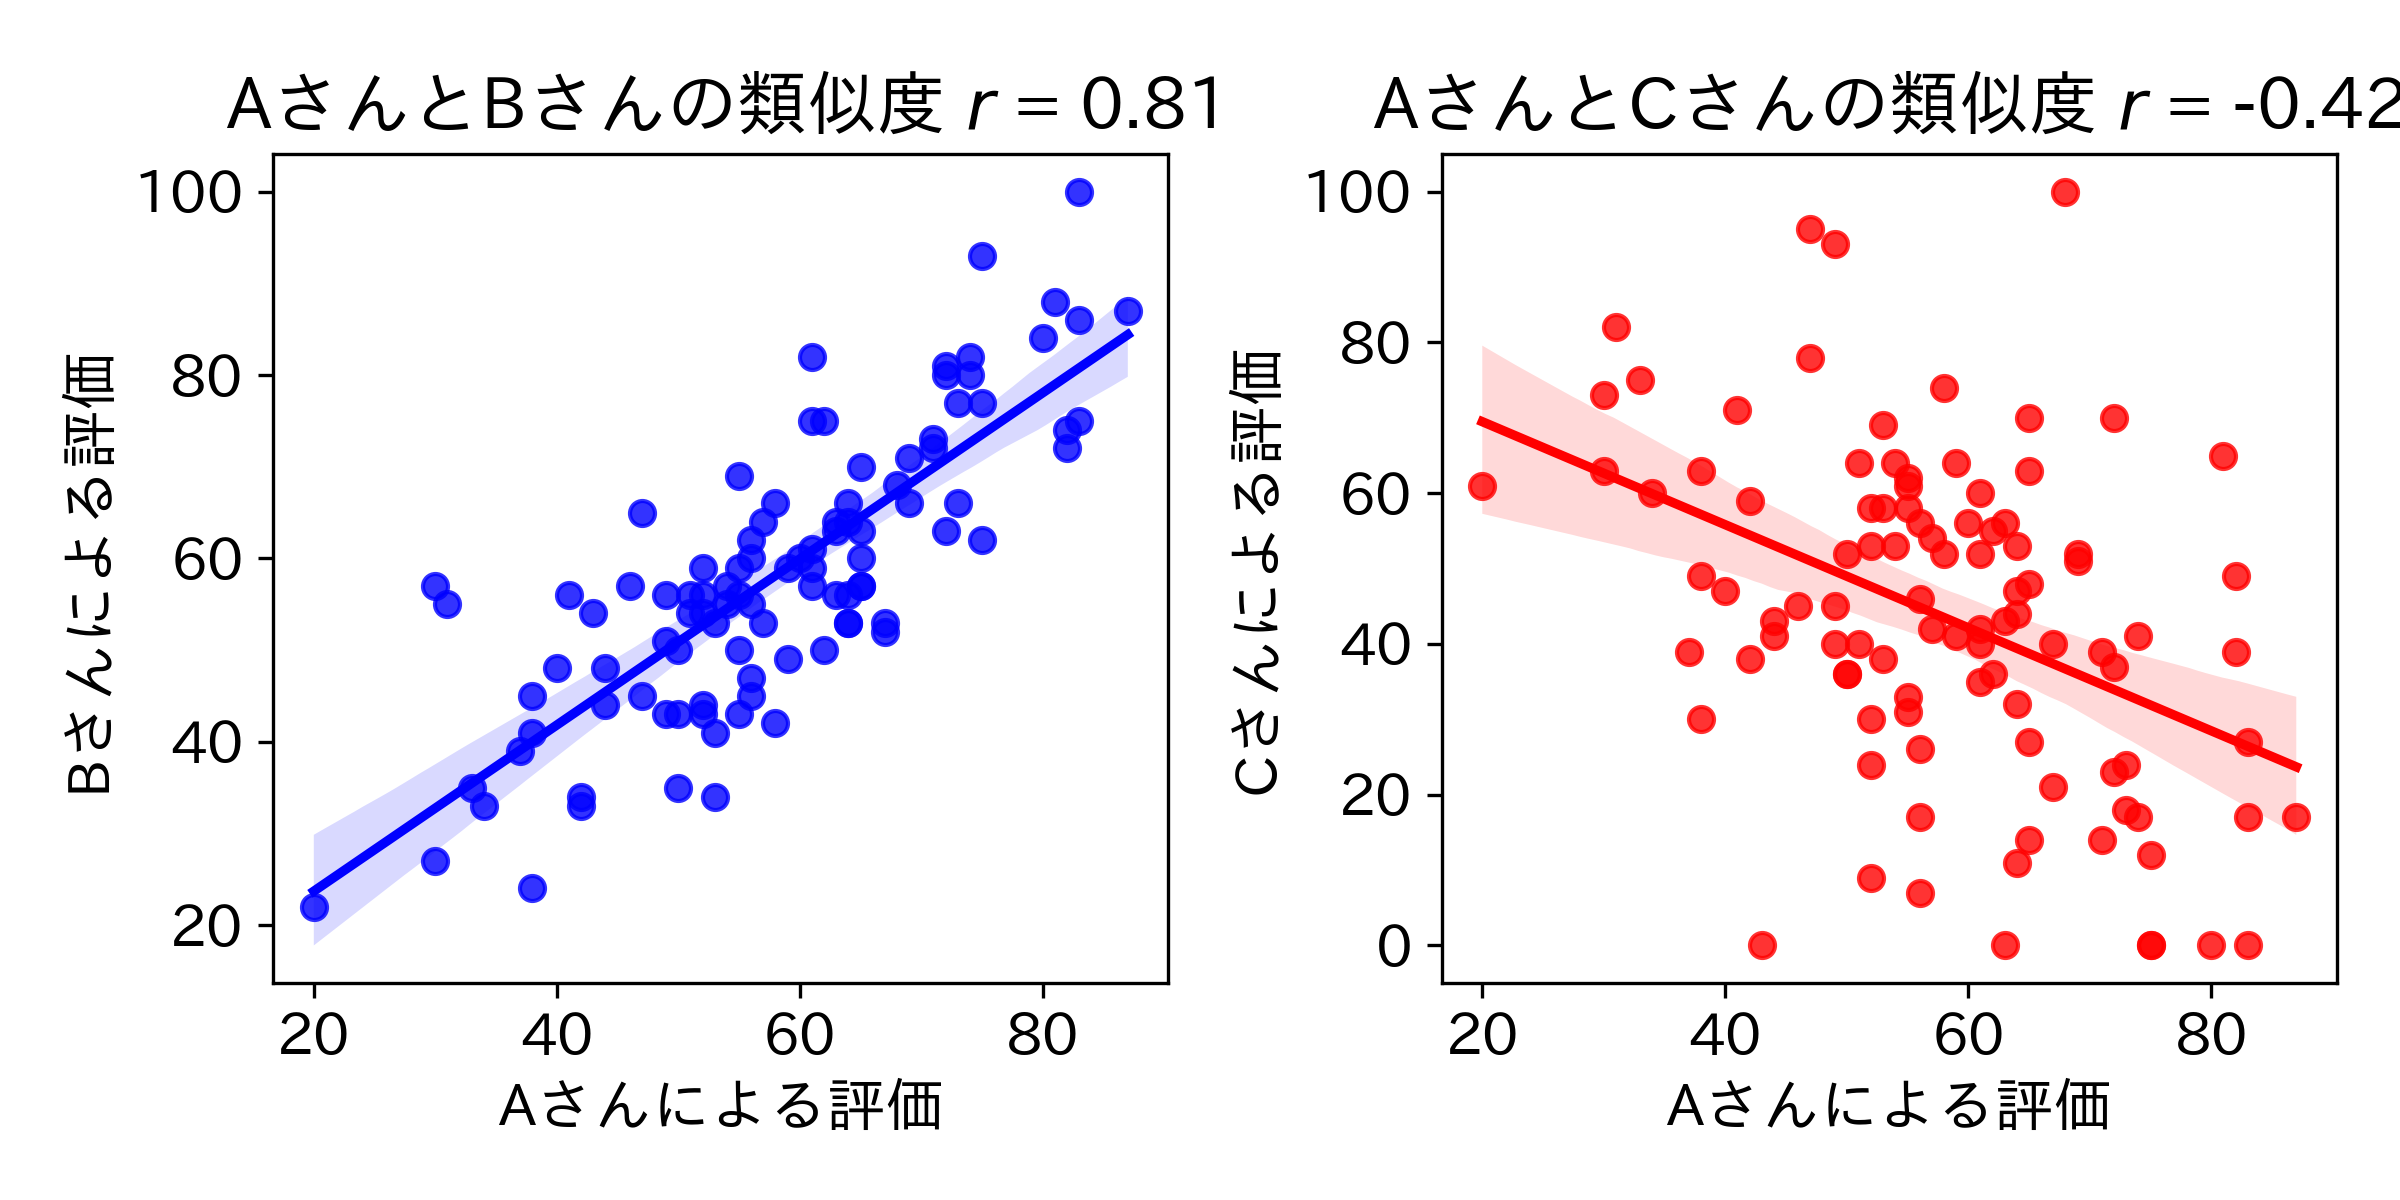

Python code for this plot:
import numpy as np  # 数値演算のためのNumPy
import matplotlib.pyplot as plt  # グラフ描画のためのMatplotlib
import seaborn as sns  # グラフ作成のためのSeaborn
from scipy.stats import linregress  # 線形回帰のためのSciPy
import japanize_matplotlib  # 日本語化のためのライブラリ

plt.rcParams['font.size'] = 14  # フォントサイズを設定

# シード値の設定
np.random.seed(42)

# 書籍の数
n_books = 100

# Aさんのレビュー
a_scores = np.random.normal(loc=60, scale=15, size=n_books).astype(int)
a_scores = np.clip(a_scores, 0, 100)  # 0から100の範囲にクリップ（0以下は0に、100以上は100にする）

# Bさんのレビュー（Aさんと高い相関）
b_scores = a_scores + np.random.normal(loc=0, scale=10, size=n_books).astype(int)
b_scores = np.clip(b_scores, 0, 100)  # 0から100の範囲にクリップ

# Cさんのレビュー（Aさんと緩い逆相関）
c_scores = 100 - a_scores + np.random.normal(loc=0, scale=20, size=n_books).astype(int)
c_scores = np.clip(c_scores, 0, 100)  # 0から100の範囲にクリップ

print('Aさんのレビュー\tBさんのレビュー\tCさんのレビュー')
for a, b, c in zip(a_scores, b_scores, c_scores):
    print(f'{a}\t\t\t{b}\t\t\t{c}')

# 相関係数の計算
corr_ab = np.corrcoef(a_scores, b_scores)[0, 1]
corr_ac = np.corrcoef(a_scores, c_scores)[0, 1]


# 線形回帰の描画
fig, axes = plt.subplots(1, 2, figsize=(8, 4))
sns.regplot(x=a_scores, y=b_scores, ax=axes[0], color='blue')  # AさんとBさんのレビューの散布図と線形回帰直線を描画
axes[0].set_title(f'AさんとBさんの類似度 $r$ = {corr_ab:.2f}')  # タイトルを設定
axes[0].set_xlabel('Aさんによる評価')  # x軸ラベルを設定
axes[0].set_ylabel('Bさんによる評価')  # y軸ラベルを設定

sns.regplot(x=a_scores, y=c_scores, ax=axes[1], color='red')  # AさんとCさんのレビューの散布図と線形回帰直線を描画
axes[1].set_title(f'AさんとCさんの類似度 $r$ = {corr_ac:.2f}')  # タイトルを設定
axes[1].set_xlabel('Aさんによる評価')  # x軸ラベルを設定
axes[1].set_ylabel('Cさんによる評価')  # y軸ラベルを設定


# 相対スコアを元にコサイン類似度を計算してみる（可視化には無関係）
a_scores_rel = a_scores - np.mean(a_scores)
b_scores_rel = b_scores - np.mean(b_scores)
c_scores_rel = c_scores - np.mean(c_scores)

cos_sim_ab = np.dot(a_scores_rel, b_scores_rel) / (np.linalg.norm(a_scores_rel) * np.linalg.norm(b_scores_rel))
cos_sim_ac = np.dot(a_scores_rel, c_scores_rel) / (np.linalg.norm(a_scores_rel) * np.linalg.norm(c_scores_rel))
print(f'コサイン類似度（AさんとBさん）: {cos_sim_ab:.2f}')
print(f'コサイン類似度（AさんとCさん）: {cos_sim_ac:.2f}')


plt.tight_layout()  # レイアウトの設定
plt.savefig('6_3_1_correlation_similarity.png', dpi=300)  # 図の保存
plt.show()  # 図の表示
